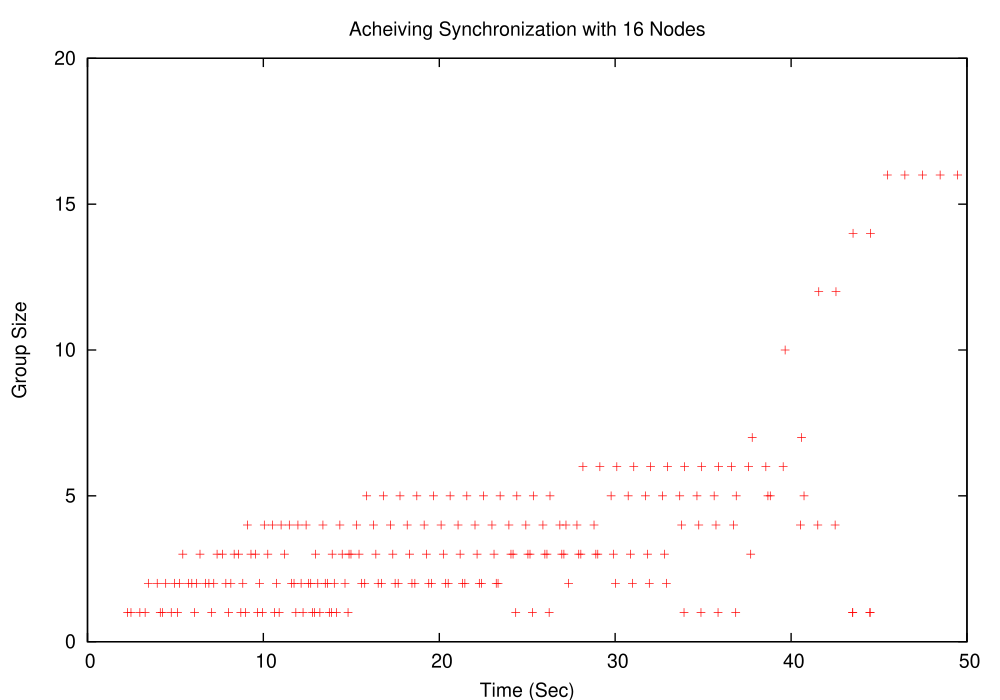

Generate this figure with gnuplot:
#!/usr/local/bin/gnuplot -persist
#
#    
#    	G N U P L O T
#    	Version 4.0 patchlevel 0
#    	last modified Thu Apr 15 14:44:22 CEST 2004
#    	System: Linux 2.6.7
#    
#    	Copyright (C) 1986 - 1993, 1998, 2004
#    	Thomas Williams, Colin Kelley and many others
#    
#    	This is gnuplot version 4.0.  Please refer to the documentation
#    	for command syntax changes.  The old syntax will be accepted
#    	throughout the 4.0 series, but all save files use the new syntax.
#    
#    	Type `help` to access the on-line reference manual.
#    	The gnuplot FAQ is available from
#    		http://www.gnuplot.info/faq/
#    
#    	Send comments and requests for help to
#    		<gnuplot-info@lists.sourceforge.net>
#    	Send bugs, suggestions and mods to
#    		<gnuplot-bugs@lists.sourceforge.net>
#    
# set terminal postscript landscape enhanced color colortext \
   dashed dashlength 1.0 linewidth 1.0 defaultplex \
   palfuncparam 2000,0.003 \
   butt "Helvetica" 14
# set output '11-Jan-2005-1-16MOTES-150CONSTANT-RING-EVENT-ALL-GROUPS.ps'
unset clip points
set clip one
unset clip two
set bar 1.000000
set border 31 lt -1 lw 1.000
set xdata
set ydata
set zdata
set x2data
set y2data
set timefmt x "%d/%m/%y,%H:%M"
set timefmt y "%d/%m/%y,%H:%M"
set timefmt z "%d/%m/%y,%H:%M"
set timefmt x2 "%d/%m/%y,%H:%M"
set timefmt y2 "%d/%m/%y,%H:%M"
set timefmt cb "%d/%m/%y,%H:%M"
set boxwidth
set style fill empty border
set dummy x,y
set format x "% g"
set format y "% g"
set format x2 "% g"
set format y2 "% g"
set format z "% g"
set format cb "% g"
set angles radians
unset grid
set key title ""
set key right top Right noreverse enhanced box linetype -2 linewidth 1.000 samplen 4 spacing 1 width 0 height 0 autotitles
unset label
unset arrow
unset style line
unset style arrow
unset logscale
set offsets 0, 0, 0, 0
set pointsize 1
set encoding default
unset polar
unset parametric
unset decimalsign
set view 60, 30, 1, 1
set samples 100, 100
set isosamples 10, 10
set surface
unset contour
set clabel '%8.3g'
set mapping cartesian
set datafile separator whitespace
unset hidden3d
set cntrparam order 4
set cntrparam linear
set cntrparam levels auto 5
set cntrparam points 5
set size ratio 0 1,1
set origin 0,0
set style data points
set style function lines
set xzeroaxis lt -2 lw 1.000
set yzeroaxis lt -2 lw 1.000
set x2zeroaxis lt -2 lw 1.000
set y2zeroaxis lt -2 lw 1.000
set tics in
set ticslevel 0.5
set ticscale 1 0.5
set mxtics default
set mytics default
set mztics default
set mx2tics default
set my2tics default
set mcbtics default
set xtics border mirror norotate autofreq 
set ytics border mirror norotate autofreq 
set ztics border nomirror norotate autofreq 
set nox2tics
set noy2tics
set cbtics border mirror norotate autofreq 
set title "Acheiving Synchronization with 16 Nodes" 0.000000,0.000000  font ""
set timestamp "" bottom norotate 0.000000,0.000000  ""
set rrange [ * : * ] noreverse nowriteback  # (currently [0.00000:10.0000] )
set trange [ * : * ] noreverse nowriteback  # (currently [-5.00000:5.00000] )
set urange [ * : * ] noreverse nowriteback  # (currently [-5.00000:5.00000] )
set vrange [ * : * ] noreverse nowriteback  # (currently [-5.00000:5.00000] )
set xlabel "Time (Sec)" 0.000000,0.000000  font ""
set x2label "" 0.000000,0.000000  font ""
set xrange [ 0.00000 : 50.0000 ] noreverse nowriteback
set x2range [ * : * ] noreverse nowriteback  # (currently [-10.0000:10.0000] )
set ylabel "Group Size" 0.000000,0.000000  font ""
set y2label "" 0.000000,0.000000  font ""
set yrange [ 0.00000 : 20.0000 ] noreverse nowriteback
set y2range [ * : * ] noreverse nowriteback  # (currently [-10.0000:10.0000] )
set zlabel "" 0.000000,0.000000  font ""
set zrange [ * : * ] noreverse nowriteback  # (currently [-10.0000:10.0000] )
set cblabel "" 0.000000,0.000000  font ""
set cbrange [ * : * ] noreverse nowriteback  # (currently [-10.0000:10.0000] )
set zero 1e-08
set lmargin -1
set bmargin -1
set rmargin -1
set tmargin -1
set locale "C"
set pm3d scansautomatic flush begin noftriangles nohidden3d implicit corners2color mean
unset pm3d
set palette positive nops_allcF maxcolors 0 gamma 1.5 color model RGB 
set palette rgbformulae 7, 5, 15
set colorbox default
set colorbox vertical origin 0.9,0.2 size 0.1,0.63 bdefault
set loadpath 
set fontpath 
set fit noerrorvariables
plot '11-Jan-2005-1-16MOTES-150CONSTANT-RING-EVENT-ALL-GROUPS.out' u 2:3 w points title ""
#    EOF
